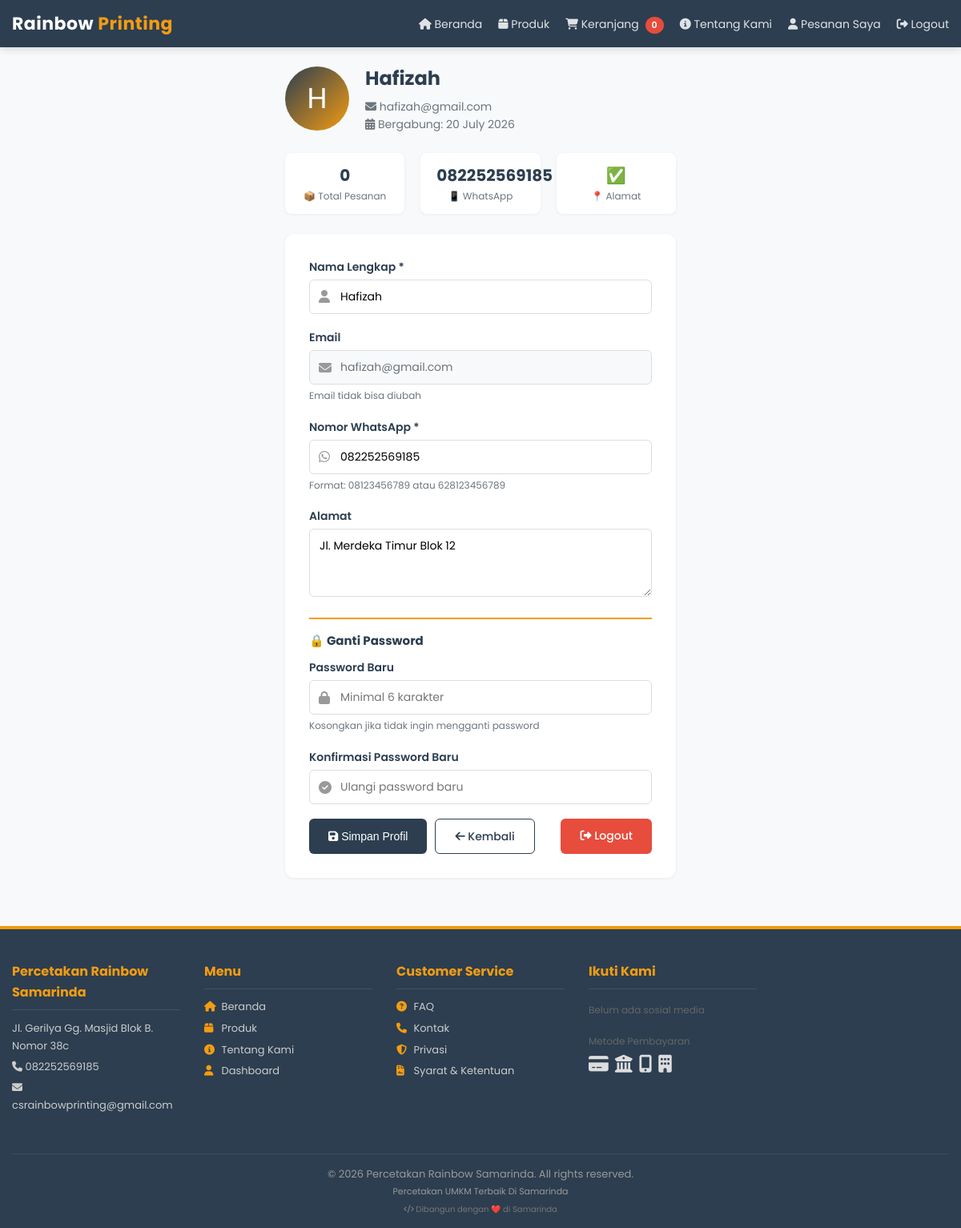
Screenshot of /customer/profile.php (signed in) with the database file from the repository.
### tables this page shows
CREATE TABLE customers (id INTEGER PRIMARY KEY AUTOINCREMENT, name TEXT NOT NULL, email TEXT UNIQUE NOT NULL, phone TEXT NOT NULL, password TEXT NOT NULL, created_at DATETIME DEFAULT CURRENT_TIMESTAMP, address TEXT DEFAULT '', remember_token TEXT DEFAULT '', remember_expires DATETIME DEFAULT NULL);

CREATE TABLE settings (
        key TEXT PRIMARY KEY,
        value TEXT
    );

### includes/functions.php (called while the page is built, shortened)
<?php
if (!function_exists('getSetting')) {
    function getSetting($key) {
        global $db;
        try {
            $stmt = $db->prepare("SELECT value FROM settings WHERE key = ?");
            $stmt->execute([$key]);
            $row = $stmt->fetch();
            return $row ? $row['value'] : null;
        } catch (Exception $e) {
            return null;
        }
    }
}

### customer/profile.php (the view, shortened to what this page needs)
<?php
require_once __DIR__ . '/../config.php';
$stmt = $db->prepare("SELECT * FROM customers WHERE id = ?");
$stmt->execute([$_SESSION['customer_id']]);
$customer = $stmt->fetch();
$orderStmt = $db->prepare("SELECT COUNT(*) as total FROM orders WHERE customer_id = ?");
$orderStmt->execute([$_SESSION['customer_id']]);
$totalOrders = $orderStmt->fetch()['total'];
include '../includes/header.php';
?>
<div class="profile-container">
    <div class="profile-header">
        <div class="profile-avatar">
            <?= strtoupper(substr($customer['name'] ?? 'P', 0, 1)) ?>
        </div>
        <div class="profile-header-info">
            <h1><?= htmlspecialchars($customer['name'] ?? 'Pengguna') ?></h1>
            <p class="subtitle">
                <i class="fas fa-envelope"></i> <?= htmlspecialchars($customer['email']) ?>
                <br>
                <i class="fas fa-calendar-alt"></i> Bergabung: <?= date('d F Y', strtotime($customer['created_at'] ?? 'now')) ?>
            </p>
        </div>
    </div>
    <div class="profile-stats">
        <div class="stat">
            <div class="number"><?= $totalOrders ?></div>
            <div class="label">📦 Total Pesanan</div>
        </div>
        <div class="stat">
            <div class="number"><?= htmlspecialchars($customer['phone'] ?? '-') ?></div>
            <div class="label">📱 WhatsApp</div>
        </div>
        <div class="stat">
            <div class="number"><?= $customer['address'] ? '✅' : '❌' ?></div>
            <div class="label">📍 Alamat</div>
        </div>
    </div>
    <form method="POST" class="profile-form" id="profileForm">
        <div class="form-group">
            <label for="name">Nama Lengkap *</label>
            <div class="input-icon">
                <i class="fas fa-user"></i>
                <input type="text" name="name" id="name" required
                       value="<?= htmlspecialchars($customer['name'] ?? '') ?>"
                       placeholder="Masukkan nama lengkap">
            </div>
        </div>
        <div class="form-group">
            <label for="email">Email</label>
            <div class="input-icon">
                <i class="fas fa-envelope"></i>
                <input type="email" id="email"
                       value="<?= htmlspecialchars($customer['email']) ?>"
                       disabled>
            </div>
            <div class="helper-text">Email tidak bisa diubah</div>
        </div>
        <div class="form-group">
            <label for="phone">Nomor WhatsApp *</label>
            <div class="input-icon">
                <i class="fab fa-whatsapp"></i>
                <input type="tel" name="phone" id="phone" required
                       value="<?= htmlspecialchars($customer['phone'] ?? '') ?>"
                       placeholder="08123456789 atau 628123456789">
            </div>
            <div class="helper-text">Format: 08123456789 atau 628123456789</div>
        </div>
        <div class="form-group">
            <label for="address">Alamat</label>
            <textarea name="address" id="address" rows="3"
                      placeholder="Masukkan alamat lengkap"><?= htmlspecialchars($customer['address'] ?? '') ?></textarea>
        </div>
        <div style="border-top:2px solid #f39c12;padding-top:15px;margin-top:5px;">
            <h3 style="font-size:15px;color:#2c3e50;margin-bottom:10px;">
                🔒 Ganti Password
            </h3>
            <div class="form-group">
                <label for="password">Password Baru</label>
                <div class="input-icon">
                    <i class="fas fa-lock"></i>
                    <input type="password" name="password" id="password"
                           minlength="6" placeholder="Minimal 6 karakter">
                </div>
                <div class="helper-text">Kosongkan jika tidak ingin mengganti password</div>
            </div>
            <div class="form-group">
                <label for="confirm_password">Konfirmasi Password Baru</label>
                <div class="input-icon">
                    <i class="fas fa-check-circle"></i>
                    <input type="password" name="confirm_password" id="confirm_password"
                           placeholder="Ulangi password baru">
                </div>
            </div>
        </div>
        <div class="form-actions">
            <button type="submit" class="btn btn-primary" onclick="return confirmSave()">
                <i class="fas fa-save"></i> Simpan Profil
            </button>
            <a href="dashboard.php" class="btn btn-outline">
                <i class="fas fa-arrow-left"></i> Kembali
            </a>
            <a href="/logout.php" class="btn btn-danger" style="margin-left:auto;">
                <i class="fas fa-sign-out-alt"></i> Logout
            </a>
        </div>
    </form>
</div>
<?php include '../includes/footer.php'; ?>

### includes/footer.php (shortened to what this page needs)
<?php
$footerText = getSetting('footer_text') ?: '';
$storeName = getSetting('store_name') ?: SITE_NAME;
$storeAddress = getSetting('store_address') ?: '';
$storePhone = getSetting('store_phone') ?: '';
$adminEmail = getSetting('admin_email') ?: '';
$whatsappNumber = getSetting('whatsapp_number') ?: '';
?>
</div>
<footer class="footer">
    <div class="container">
        <div class="footer-column">
            <h4><?= htmlspecialchars($storeName) ?></h4>
            <p><?= nl2br(htmlspecialchars($storeAddress)) ?></p>
            <?php if ($storePhone): ?>
                <p><i class="fas fa-phone"></i> <?= htmlspecialchars($storePhone) ?></p>
            <?php endif; ?>
            <?php if ($adminEmail): ?>
                <p><i class="fas fa-envelope"></i> <?= htmlspecialchars($adminEmail) ?></p>
            <?php endif; ?>
        </div>
        <div class="footer-column">
            <h4>Menu</h4>
            <ul>
                <li><a href="/"><i class="fas fa-home"></i> Beranda</a></li>
                <li><a href="/products.php"><i class="fas fa-box"></i> Produk</a></li>
                <li><a href="/tentang-kami.php"><i class="fas fa-info-circle"></i> Tentang Kami</a></li>
                <?php if (isset($_SESSION['customer_id']) && $_SESSION['customer_id'] > 0): ?>
                    <li><a href="/customer/dashboard.php"><i class="fas fa-user"></i> Dashboard</a></li>
                <?php else: ?>
                    <li><a href="/login.php"><i class="fas fa-key"></i> Login / Daftar</a></li>
                <?php endif; ?>
            </ul>
        </div>
        <div class="footer-column">
            <h4>Customer Service</h4>
            <ul>
                <li><a href="/faq.php"><i class="fas fa-question-circle"></i> FAQ</a></li>
                <li><a href="/tentang-kami.php#kontak"><i class="fas fa-phone"></i> Kontak</a></li>
                <li><a href="/privacy-policy.php"><i class="fas fa-shield-alt"></i> Privasi</a></li>
                <li><a href="/terms-of-service.php"><i class="fas fa-file-contract"></i> Syarat & Ketentuan</a></li>
            </ul>
        </div>
        <?php $socialLinksExist = getSetting('facebook_url') || getSetting('instagram_url') || getSetting('youtube_url') || $whatsappNumber; ?>
        <div class="footer-column">
            <h4>Ikuti Kami</h4>
            <div class="social-links">
                <?php if (!$socialLinksExist): ?>
                    <p style="font-size:12px;color:#666;">Belum ada sosial media</p>
                <?php endif; ?>
            </div>
            <div style="margin-top:15px;">
                <p style="font-size:12px;color:#666;margin-bottom:6px;">Metode Pembayaran</p>
                <div class="payment-icons">
                    <i class="fas fa-credit-card" title="Kartu Kredit"></i>
                    <i class="fas fa-university" title="Transfer Bank"></i>
                    <i class="fas fa-mobile-alt" title="QRIS"></i>
                    <i class="fas fa-building" title="COD"></i>
                </div>
            </div>
        </div>
        <div class="footer-bottom">
            <p>
                &copy; <?= date('Y') ?> <?= htmlspecialchars($storeName) ?>. All rights reserved.
                <?php if ($footerText): ?>
                    <br><span style="font-size:11px;"><?= nl2br(htmlspecialchars($footerText)) ?></span>
                <?php endif; ?>
            </p>
            <p style="font-size:10px;color:#777;margin-top:4px;">
                <i class="fas fa-code"></i> Dibangun dengan ❤️ di Samarinda
            </p>
        </div>
    </div>
</footer>
</body>
</html>

### css/style.css (style rules this page uses)
:root { --primary: #2c3e50; --primary-dark: #1a252f; --primary-light: #34495e; --secondary: #f39c12; --secondary-dark: #d68910; --success: #27ae60; --success-dark: #1e8449; --danger: #e74c3c; --danger-dark: #c0392b; --info: #3498db; --info-dark: #2c81ba; --warning: #f39c12; --light: #f8f9fa; --dark: #2c3e50; --gray: #6c757d; --gray-light: #e9ecef; --white: #ffffff; --shadow: 0 2px 10px rgba(0,0,0,0.08); --shadow-hover: 0 4px 20px rgba(0,0,0,0.12); --radius: 8px; --radius-lg: 12px; --transition: all 0.3s ease; --font-family: -apple-system, BlinkMacSystemFont, 'Segoe UI', Roboto, sans-serif; --max-width: 1200px; }
* { box-sizing: border-box; margin: 0; padding: 0; }
html { scroll-behavior: smooth; }
body { font-family: var(--font-family); background: #f5f5f5; color: #333; line-height: 1.6; min-height: 100vh; display: flex; flex-direction: column; }
a { color: var(--info); text-decoration: none; transition: var(--transition); }
.container { max-width: var(--max-width); margin: 0 auto; padding: 0 20px; }
.btn { display: inline-block; padding: 10px 20px; border-radius: var(--radius); text-decoration: none; font-size: 14px; border: 1px solid transparent; cursor: pointer; transition: var(--transition); text-align: center; font-weight: 500; }
.btn-primary { background: var(--primary); color: #fff; border-color: var(--primary); }
.btn-danger { background: var(--danger); color: #fff; border-color: var(--danger); }
.btn-outline { background: transparent; color: var(--primary); border-color: var(--primary); }
.form-group { margin-bottom: 15px; }
.form-group label { display: block; margin-bottom: 5px; font-weight: 600; font-size: 14px; color: var(--primary); }
.form-control, input[type="text"], input[type="number"], input[type="tel"], input[type="password"], input[type="email"], select, textarea { width: 100%; padding: 10px 12px; border: 1px solid #ddd; border-radius: var(--radius); font-size: 14px; font-family: inherit; transition: var(--transition); }
textarea { resize: vertical; }
.footer { background: var(--primary); color: #aaa; text-align: center; padding: 30px 0 15px; margin-top: 40px; font-size: 13px; }
.footer .container { display: grid; grid-template-columns: repeat(auto-fit, minmax(200px, 1fr)); gap: 20px; text-align: left; }
.footer h4 { color: var(--secondary); margin-bottom: 10px; }
.footer ul { list-style: none; }
.footer ul li { margin-bottom: 6px; }
.footer ul li a { color: #ccc; font-size: 13px; text-decoration: none; transition: var(--transition); }
.footer-bottom { grid-column: 1 / -1; text-align: center; padding-top: 15px; border-top: 1px solid rgba(255,255,255,0.1); font-size: 12px; color: #999; }

### includes/header.php (style rules this page uses)
* { margin: 0; padding: 0; box-sizing: border-box; }
body { font-family: 'Poppins', sans-serif; background: #f8f9fa; display: flex; flex-direction: column; min-height: 100vh; }
.container { max-width: 1200px; margin: 0 auto; padding: 0 15px; }
.footer { background: #2c3e50; color: #fff; padding: 30px 0 15px; margin-top: auto; border-top: 4px solid #f39c12; }
.footer a { color: #f39c12; text-decoration: none; }
.footer .container { display: grid; grid-template-columns: repeat(auto-fit, minmax(200px, 1fr)); gap: 20px; }
.footer h4 { margin-bottom: 10px; color: #f39c12; font-size: 16px; }
.footer ul { list-style: none; padding: 0; }
.footer ul li { margin-bottom: 6px; }
.footer ul li a { color: #ccc; font-size: 13px; transition: color 0.3s; }
.footer-bottom { grid-column: 1 / -1; text-align: center; padding-top: 15px; border-top: 1px solid rgba(255,255,255,0.08); font-size: 12px; color: #999; }

### rows the page displays
customers: name "H", name "Hafizah", email "hafizah@gmail.com", created_at "20 July 2026", phone "082252569185", address "Jl. Merdeka Timur Blok 12"
settings: value "Percetakan Rainbow Samarinda"
settings: value "Jl. Gerilya Gg. Masjid Blok B. Nomor 38c"
settings: value "082252569185"
settings: value "csrainbowprinting@gmail.com"
settings: value "Percetakan UMKM Terbaik Di Samarinda"

### other values shown
$totalOrders "0"
